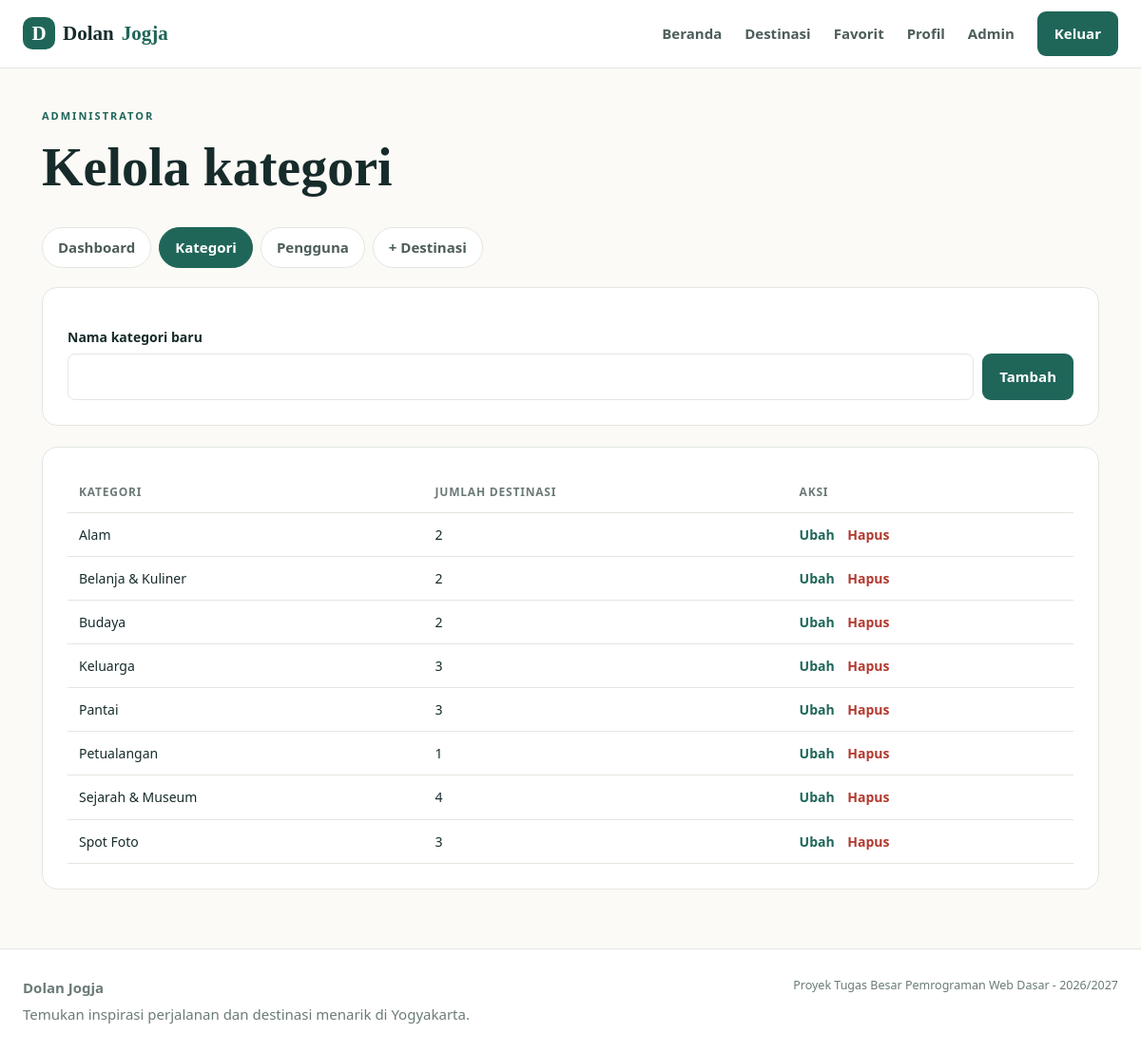
The app's page /admin/kategori.php (signed in) with its own data.
### tables this page shows
CREATE TABLE categories (
  id   INT AUTO_INCREMENT PRIMARY KEY,
  nama VARCHAR(50) NOT NULL UNIQUE
);

### admin/kategori.php (the view, shortened to what this page needs)
<?php
require_once __DIR__ . "/../includes/init.php";
$edit_id = (int) ($_GET["edit"] ?? 0);
$rows = $conn->query("SELECT c.id, c.nama, COUNT(d.id) AS jumlah
                      FROM categories c LEFT JOIN destinations d ON d.category_id=c.id
                      GROUP BY c.id, c.nama ORDER BY c.nama");
$self = url("admin/kategori.php");
header_web("Kelola Kategori");
?>
<div class="page-heading">
  <span class="eyebrow">Administrator</span>
  <h1>Kelola kategori</h1>
</div>
<?php subnav_admin("kategori"); ?>
<form class="panel category-form" method="post" action="<?php echo $self; ?>">
  <div>
    <label for="nama-baru">Nama kategori baru</label>
    <div class="search"><input type="text" id="nama-baru" name="nama" maxlength="50" /><button class="btn" type="submit">Tambah</button></div>
  </div>
</form>
<div class="panel table-wrap">
  <table>
    <thead><tr><th>Kategori</th><th>Jumlah destinasi</th><th>Aksi</th></tr></thead>
    <tbody>
      <?php while ($c = $rows->fetch_assoc()) { ?>
      <tr>
        <?php if ($edit_id === (int) $c["id"]) { ?>
        <td colspan="2">
          <form class="inline-edit" method="post" action="<?php echo $self; ?>">
            <div>
              <?php echo csrf_field(); ?>
              <input type="hidden" name="aksi" value="ubah" />
              <input type="hidden" name="id" value="<?php echo (int) $c["id"]; ?>" />
              <input type="text" name="nama" maxlength="50" value="<?php echo e($c["nama"]); ?>" />
              <button class="btn" type="submit">Simpan</button>
              <a class="text-link" href="<?php echo $self; ?>">Batal</a>
            </div>
          </form>
        </td>
        <td></td>
        <?php } else { ?>
        <td><?php echo e($c["nama"]); ?></td>
        <td><?php echo (int) $c["jumlah"]; ?></td>
        <td class="aksi">
          <a href="<?php echo url("admin/kategori.php?edit=" . (int) $c["id"]); ?>">Ubah</a>
          <?php echo form_aksi($self, "hapus", $c["id"], "Hapus", "Hapus kategori ini?"); ?>
        </td>
        <?php } ?>
      </tr>
      <?php } ?>
    </tbody>
  </table>
</div>
<?php footer_web(); ?>

### includes/init.php (shortened to what this page needs)
<?php
require_once __DIR__ . "/../config/koneksi.php";
$USER = null;
if (!empty($_SESSION["user_id"])) {
    $s = $conn->prepare("SELECT id,username,email,nama_lengkap,no_hp,foto,role,created_at FROM users WHERE id=?");
    $uid_sesi = (int) $_SESSION["user_id"];
    $s->bind_param("i", $uid_sesi);
    $s->execute();
    $USER = $s->get_result()->fetch_assoc();
}
function e($v) { return htmlspecialchars((string) $v, ENT_QUOTES, "UTF-8"); }
function url($p = "") { return e(BASE . $p); }
function login() { global $USER; return $USER !== null; }
function admin() { global $USER; return $USER !== null && $USER["role"] === "admin"; }
function csrf() {
    return $_SESSION["csrf"];
}
function csrf_field() { return '<input type="hidden" name="csrf" value="' . e(csrf()) . '" />'; }
function form_aksi($action, $aksi, $id, $label, $pesan = "", $kelas = "link-danger") {
    $on = $pesan !== "" ? ' onsubmit="return konfirmasi(\'' . e(addslashes($pesan)) . '\');"' : "";
    return '<form class="inline" method="post" action="' . $action . '"' . $on . '><div>'
        . csrf_field()
        . '<input type="hidden" name="aksi" value="' . e($aksi) . '" />'
        . '<input type="hidden" name="id" value="' . (int) $id . '" />'
        . '<button type="submit" class="' . e($kelas) . '">' . e($label) . '</button>'
        . '</div></form>';
}
function header_web($title = "Dolan Jogja") {
    echo '<!DOCTYPE html PUBLIC "-//W3C//DTD XHTML 1.0 Strict//EN" "http://www.w3.org/TR/xhtml1/DTD/xhtml1-strict.dtd">' . "\n";
    ?>
<html xmlns="http://www.w3.org/1999/xhtml" xml:lang="id" lang="id">
<head>
<link rel="stylesheet" type="text/css" href="<?php echo url("assets/css/style.css"); ?>" />
</head>
<body>
<div class="topbar">
<a class="brand" href="<?php echo url("index.php"); ?>"><span class="brand-mark">D</span>Dolan<span>Jogja</span></a>
<div id="nav" class="nav">
<a href="<?php echo url("index.php"); ?>">Beranda</a>
<a href="<?php echo url("index.php#destinasi"); ?>">Destinasi</a>
<?php if (login()) { ?>
<a href="<?php echo url("user/wishlist.php"); ?>">Favorit</a>
<a href="<?php echo url("user/profil.php"); ?>">Profil</a>
<?php if (admin()) { ?><a href="<?php echo url("admin/index.php"); ?>">Admin</a><?php } ?>
<a class="nav-cta" href="<?php echo url("auth/logout.php"); ?>">Keluar</a>
<?php } else { ?>
<a href="<?php echo url("auth/login.php"); ?>">Masuk</a>
<a class="nav-cta" href="<?php echo url("auth/register.php"); ?>">Daftar</a>
<?php } ?>
</div>
</div>
<div class="container">
<?php
}
function subnav_admin($aktif) {
    $menu = array("index" => "Dashboard", "kategori" => "Kategori", "pengguna" => "Pengguna", "destinasi" => "+ Destinasi");
    echo '<div class="subnav">';
    foreach ($menu as $k => $label) {
        echo '<a class="' . ($k === $aktif ? "aktif" : "") . '" href="' . url("admin/" . $k . ".php") . '">' . e($label) . '</a>';
    }
    echo '</div>';
}
function footer_web() { ?>
</div>
<div class="footer">
<div><strong>Dolan Jogja</strong><p>Temukan inspirasi perjalanan dan destinasi menarik di Yogyakarta.</p></div>
<small>Proyek Tugas Besar Pemrograman Web Dasar - 2026/2027</small>
</div>
</body>
</html>
<?php }

### assets/css/style.css (style rules this page uses)
:root { --ink: #172b2b; --muted: #6b7b78; --green: #1f6659; --green-dark: #164a41; --mint: #eaf3ed; --orange: #e5a45b; --paper: #fbfaf6; --line: #e3e7df; --red: #b3392f; }
* { box-sizing: border-box; }
body { margin: 0; background: var(--paper); color: var(--ink); font: 15px/1.65 "Segoe UI", Roboto, Arial, sans-serif; }
h1, h2, h3, .brand, .art-caption { font-family: Georgia, "Times New Roman", serif; }
a { color: var(--green); }
.topbar { min-height: 72px; padding: 0 max(calc((100% - 1160px) / 2), 24px); display: flex; align-items: center; justify-content: space-between; background: #fff; border-bottom: 1px solid var(--line); position: relative; }
.brand { text-decoration: none; color: var(--ink); font-size: 21px; font-weight: 700; display: flex; align-items: center; gap: 8px; }
.brand > span:last-child { color: var(--green); }
.brand-mark { display: grid; place-items: center; width: 34px; height: 34px; background: var(--green); color: #fff; border-radius: 10px; }
.nav { display: flex; gap: 24px; align-items: center; }
.nav a { color: #4d5d5a; text-decoration: none; font-weight: 600; }
.nav a.nav-cta { color: #fff; }
.container { max-width: 1160px; margin: 0 auto; padding: 0 24px 40px; }
.btn, .nav a.nav-cta { background: var(--green); color: #fff; border: 0; border-radius: 9px; padding: 11px 18px; text-decoration: none; font: inherit; font-weight: 700; cursor: pointer; display: inline-block; }
.eyebrow { font-size: 11px; letter-spacing: 2px; text-transform: uppercase; color: var(--green); font-weight: 700; }
label { display: block; font-weight: 600; margin: 14px 0 6px; font-size: 14px; }
input[type="text"], input[type="password"], input[type="file"], select, textarea { width: 100%; padding: 11px 13px; border: 1px solid var(--line); border-radius: 8px; background: #fff; font: inherit; color: var(--ink); }
.panel { background: #fff; border: 1px solid var(--line); border-radius: 16px; padding: 26px; margin-bottom: 22px; }
.panel .btn { margin-top: 16px; }
form.inline, form.inline div { display: inline; }
.link-danger, .link-btn { background: none; border: 0; padding: 0; font: inherit; font-weight: 600; cursor: pointer; }
.link-danger { color: var(--red); }
.search .btn { margin-top: 0; white-space: nowrap; }
.category-form .search { display: flex; gap: 9px; }
.category-form .search .btn { margin-top: 0; }
.hero h1, .page-heading h1, .detail-hero h1, .auth-intro h1 { font-size: clamp(34px, 5vw, 56px); line-height: 1.12; margin: 12px 0; }
.page-heading { padding: 36px 0 14px; }
.subnav { display: flex; gap: 8px; flex-wrap: wrap; margin: 6px 0 20px; }
.subnav a { padding: 8px 16px; border-radius: 999px; background: #fff; border: 1px solid var(--line); text-decoration: none; font-weight: 600; color: #4d5d5a; }
.subnav a.aktif { background: var(--green); color: #fff; border-color: var(--green); }
.table-wrap { overflow-x: auto; }
table { width: 100%; border-collapse: collapse; }
th, td { text-align: left; padding: 11px 12px; border-bottom: 1px solid var(--line); font-size: 14px; vertical-align: middle; }
th { color: var(--muted); font-size: 12px; text-transform: uppercase; letter-spacing: .8px; }
td.aksi a { margin-right: 10px; font-weight: 600; text-decoration: none; }
.footer { background: #fff; border-top: 1px solid var(--line); padding: 28px max(calc((100% - 1160px) / 2), 24px); display: flex; justify-content: space-between; gap: 20px; flex-wrap: wrap; color: var(--muted); }
.footer p { margin: 4px 0 0; }

### records on screen
categories: nama "Alam", jumlah "2"
categories: nama "Belanja & Kuliner", jumlah "2"
categories: nama "Budaya", jumlah "2"
categories: nama "Keluarga", jumlah "3"
categories: nama "Pantai", jumlah "3"
categories: nama "Petualangan", jumlah "1"
categories: nama "Sejarah & Museum", jumlah "4"
categories: nama "Spot Foto", jumlah "3"

### other values on screen
$label "Dashboard"
$label "Kategori"
$label "Pengguna"
$label "+ Destinasi"
